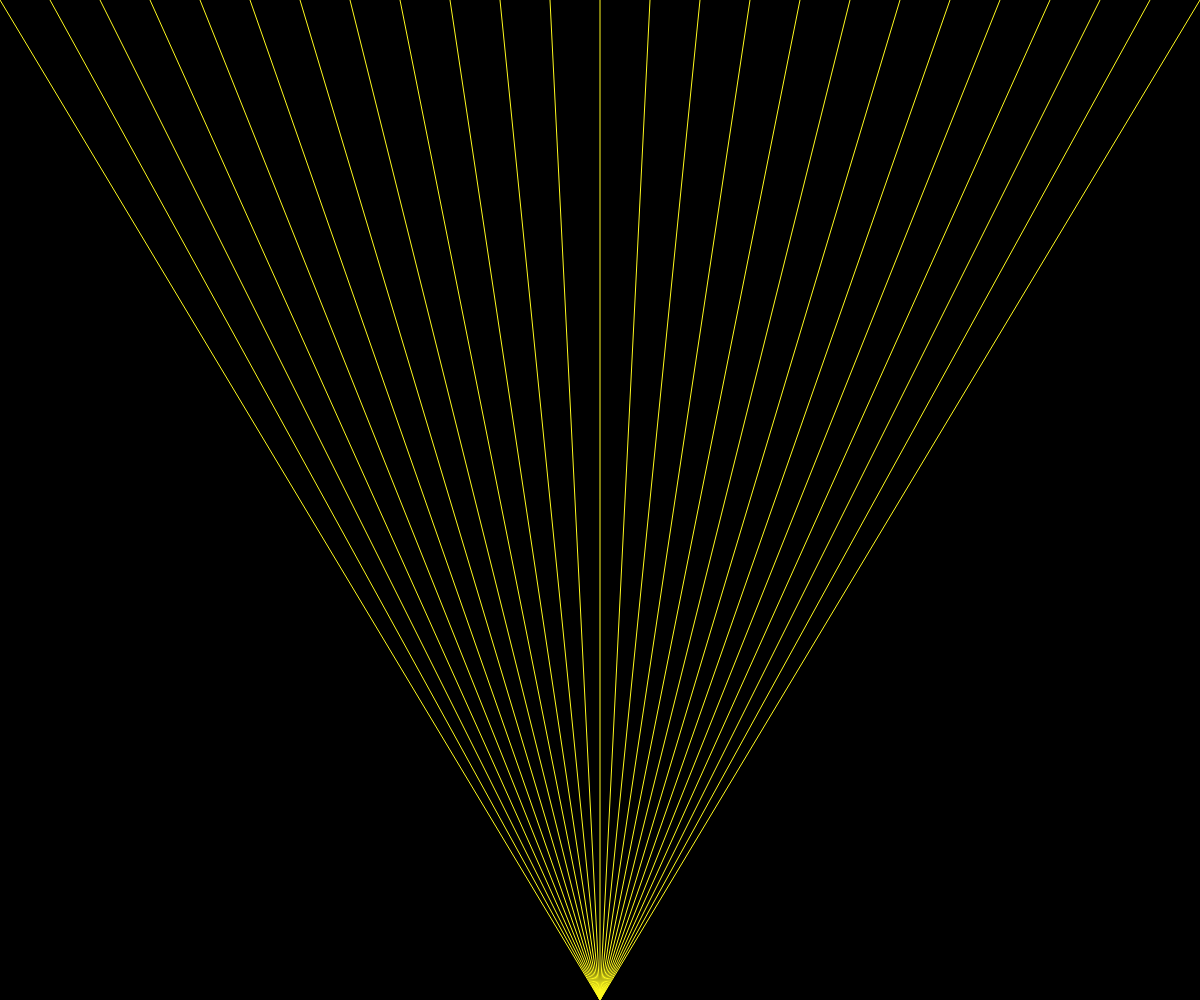
Frame 1 (no input)
Frame 60 (no input): identical to frame 1, image omitted
Frame 120 (the mouse pressed at the canvas centre since frame 60): identical to frame 1, image omitted

The p5.js sketch that drew this single still picture (run headless with seeded random() and noise() and a simulated clock; from frame 60 on, the mouse is pressed at the canvas centre):

// p5.js sketch
// ── sketch.js
function setup() {
  createCanvas(windowWidth, windowHeight);
}

function draw() {



  background(0);
  stroke(255, 250, 30);

  let x = 10;


  for (let x = 0; x <= width; x = x + 50) {

    line(x, 0, windowWidth / 2, windowHeight);


  }


}
